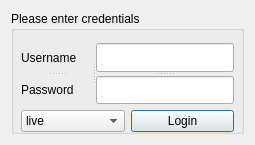
<?xml version="1.0" encoding="UTF-8"?>
<ui version="4.0">
 <class>Dialog</class>
 <widget class="QDialog" name="Dialog">
  <property name="geometry">
   <rect>
    <x>0</x>
    <y>0</y>
    <width>255</width>
    <height>145</height>
   </rect>
  </property>
  <property name="windowTitle">
   <string>Dialog</string>
  </property>
  <layout class="QHBoxLayout" name="horizontalLayout">
   <item>
    <widget class="QGroupBox" name="groupBox">
     <property name="title">
      <string>Please enter credentials</string>
     </property>
     <widget class="QWidget" name="">
      <property name="geometry">
       <rect>
        <x>10</x>
        <y>32</y>
        <width>213</width>
        <height>89</height>
       </rect>
      </property>
      <layout class="QVBoxLayout" name="verticalLayout">
       <item>
        <widget class="QSplitter" name="splitter_3">
         <property name="orientation">
          <enum>Qt::Horizontal</enum>
         </property>
         <widget class="QSplitter" name="splitter">
          <property name="orientation">
           <enum>Qt::Vertical</enum>
          </property>
          <widget class="QLabel" name="label">
           <property name="text">
            <string>Username</string>
           </property>
          </widget>
          <widget class="QLabel" name="label_2">
           <property name="text">
            <string>Password</string>
           </property>
          </widget>
         </widget>
         <widget class="QSplitter" name="splitter_2">
          <property name="orientation">
           <enum>Qt::Vertical</enum>
          </property>
          <widget class="QLineEdit" name="inputUsername"/>
          <widget class="QLineEdit" name="inputPassword"/>
         </widget>
        </widget>
       </item>
       <item>
        <layout class="QHBoxLayout" name="horizontalLayout_2">
         <item>
          <widget class="QComboBox" name="databases">
           <item>
            <property name="text">
             <string>live</string>
            </property>
           </item>
           <item>
            <property name="text">
             <string>arch</string>
            </property>
           </item>
          </widget>
         </item>
         <item>
          <widget class="QPushButton" name="buttonLogin">
           <property name="text">
            <string>Login</string>
           </property>
          </widget>
         </item>
        </layout>
       </item>
      </layout>
     </widget>
    </widget>
   </item>
  </layout>
 </widget>
 <resources/>
 <connections/>
</ui>
